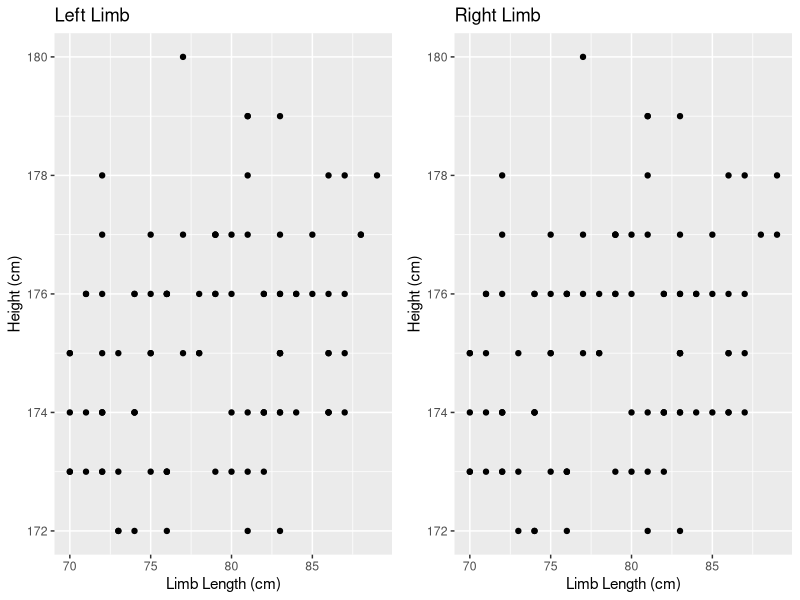
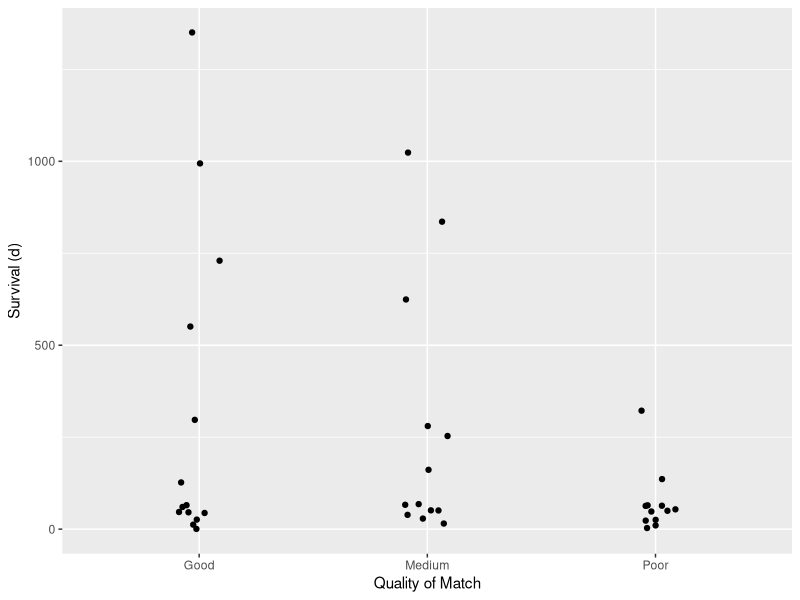
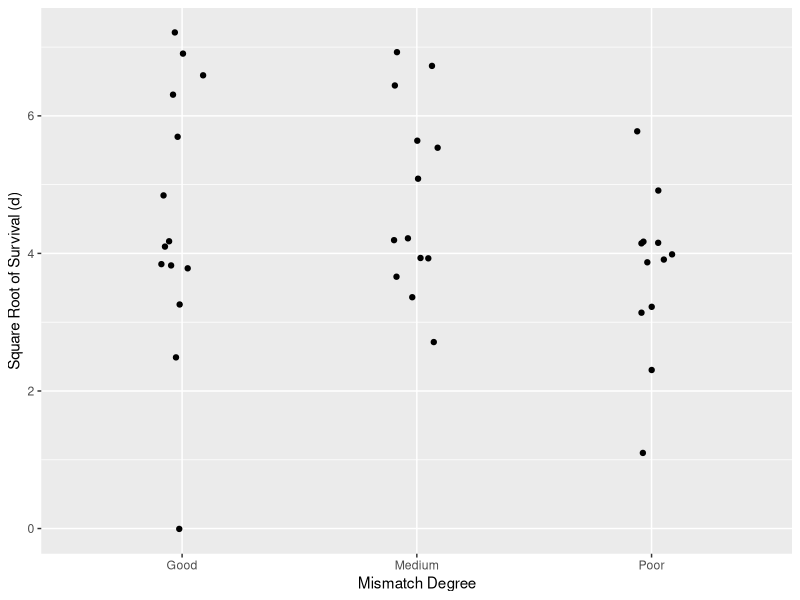
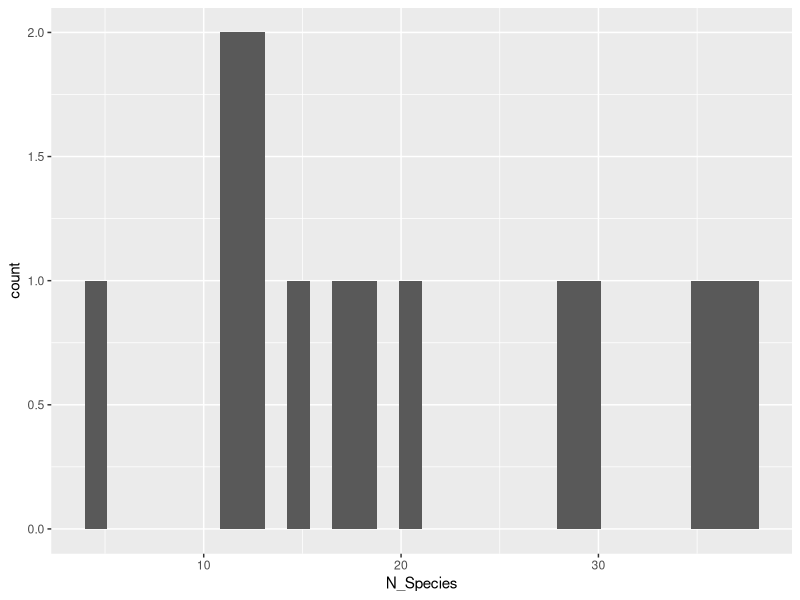
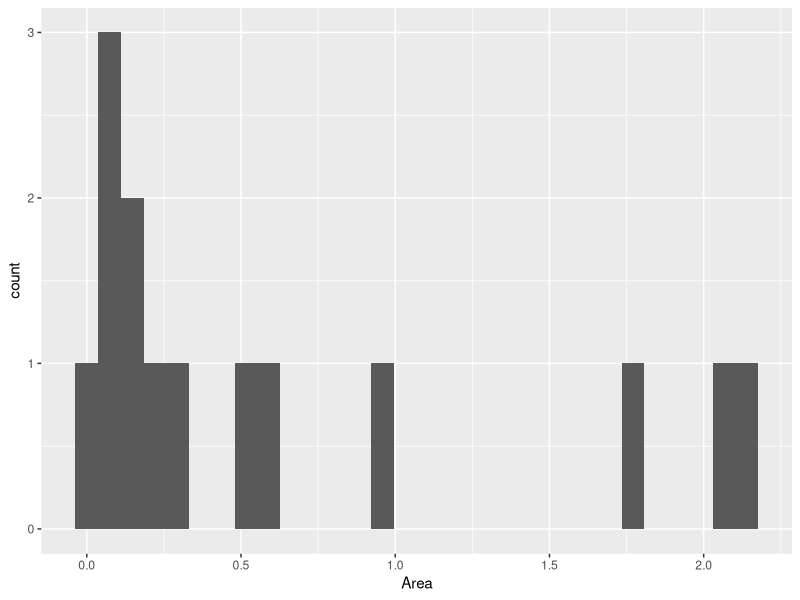
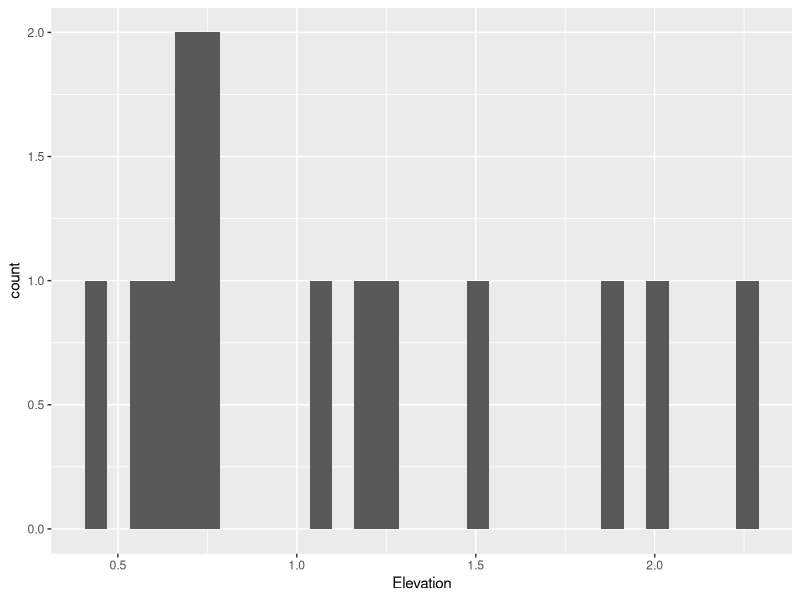
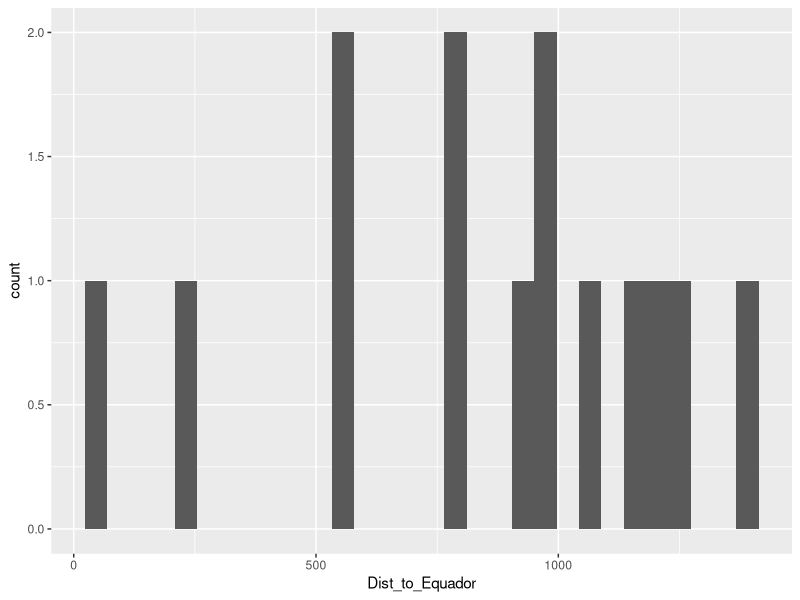
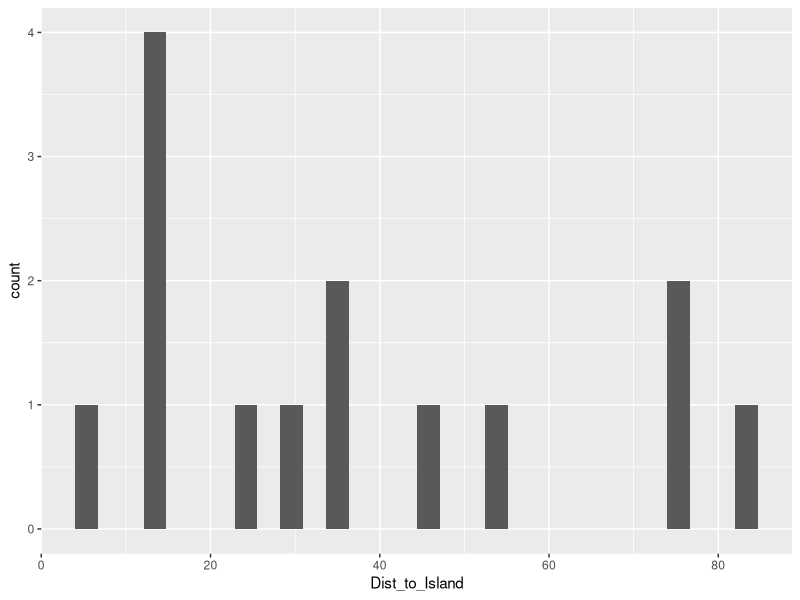

The R source for these figures, in order:
## ---- chunk 1
# FIXME
library(tidyverse)
library(readxl)
library(cowplot)

library(knitr)
## ---- chunk 2
# FIXME
set.seed(921)
N <- 100
height <- rnorm(N, 175, 2)
limb_prop <- runif(N, 0.4, 0.5)
left_limb <- limb_prop * height + rnorm(N, 0, 0.02)
right_limb <- limb_prop * height + rnorm(N, 0, 0.02)
M <- data.frame(height, left_limb, right_limb)
# write_csv(round(M), "../data/Limb_Lengths.csv")
## ---- chunk 3
# FIXME
M <- read_csv("../data/Limb_Lengths.csv")
M %>% summarise_each(c("mean", "sd")) %>% round(1)
M %>% head()
## ---- chunk 4
# FIXME
p1 <- ggplot(M, aes(left_limb, height)) + geom_point() +
  labs(x = "Limb Length (cm)", y = "Height (cm)") +
  ggtitle("Left Limb")
p2 <- ggplot(M, aes(right_limb, height)) + geom_point() +
  labs(x = "Limb Length (cm)", y = "Height (cm)") +
  ggtitle("Right Limb")
plot_grid(p1, p2, ncol = 2)
## ---- chunk 5
# FIXME
cor(M$height, M$left_limb)
cor(M$height, M$right_limb)
## ---- chunk 6
# FIXME
fm_LR <- lm(height ~ left_limb + right_limb, data = M)
summary(fm_LR)
## ---- chunk 7
# FIXME
# Use the labels option to supply labels to the factors.
M <- read_excel("../data/Heart_Transplants.xlsx")
M$Mismatch_Degree <- factor(M$Mismatch_Degree,
                            labels = c("Good", "Medium", "Poor"))
## ---- chunk 8
# FIXME
set.seed(2)
ggplot(M, aes(x = Mismatch_Degree, y = Survival_Days)) +
  geom_point(position = position_jitter(width = 0.1)) +
  xlab("Quality of Match") +
  ylab("Survival (d)")
## ---- chunk 9
# FIXME
M <- M %>% mutate(log_Survival = log(Survival_Days))
set.seed(2)
ggplot(M, aes(x = Mismatch_Degree, y = log_Survival)) +
  geom_point(position = position_jitter(width = 0.1)) +
  xlab("Mismatch Degree") +
  ylab("Square Root of Survival (d)")
## ---- chunk 10
# FIXME
fm <- lm(log_Survival ~ Mismatch_Degree, data = M)
anova(fm)
## ---- chunk 11
# FIXME
M <- read_excel("../data/Birds.xlsx")
ggplot(M, aes(x = N_Species)) + geom_histogram()
ggplot(M, aes(x = Area)) + geom_histogram()
ggplot(M, aes(x = Elevation)) + geom_histogram()
ggplot(M, aes(x = Dist_to_Equador)) + geom_histogram()
ggplot(M, aes(x = Dist_to_Island)) + geom_histogram()
## ---- chunk 12
# FIXME
print(cor(M[, 2:6]), digits = 3)
## ---- chunk 13
# FIXME
fm <- lm(N_Species ~ Dist_to_Island + Elevation + Area + Dist_to_Equador, data = M)
## ---- chunk 14
# FIXME
summary(fm)
